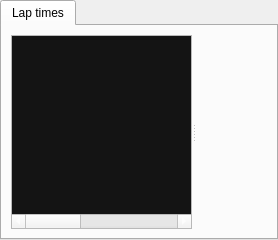
    <widget class="QTabWidget" name="fpTabWidget">
     <property name="currentIndex">
      <number>0</number>
     </property>
     <widget class="QWidget" name="tab">
      <attribute name="title">
       <string>Lap times</string>
      </attribute>
      <layout class="QVBoxLayout" name="verticalLayout_4">
       <item>
        <widget class="QSplitter" name="splitterFP">
         <property name="orientation">
          <enum>Qt::Horizontal</enum>
         </property>
         <widget class="QTableWidget" name="lapTimeTableWidgetFP">
          <property name="sizePolicy">
           <sizepolicy hsizetype="Expanding" vsizetype="Expanding">
            <horstretch>0</horstretch>
            <verstretch>0</verstretch>
           </sizepolicy>
          </property>
          <property name="minimumSize">
           <size>
            <width>0</width>
            <height>0</height>
           </size>
          </property>
          <property name="maximumSize">
           <size>
            <width>16777215</width>
            <height>16777215</height>
           </size>
          </property>
          <property name="palette">
           <palette>
            <active>
             <colorrole role="WindowText">
              <brush brushstyle="SolidPattern">
               <color alpha="255">
                <red>255</red>
                <green>255</green>
                <blue>255</blue>
               </color>
              </brush>
             </colorrole>
             <colorrole role="Text">
              <brush brushstyle="SolidPattern">
               <color alpha="255">
                <red>255</red>
                <green>255</green>
                <blue>255</blue>
               </color>
              </brush>
             </colorrole>
             <colorrole role="Base">
              <brush brushstyle="SolidPattern">
               <color alpha="255">
                <red>20</red>
                <green>20</green>
                <blue>20</blue>
               </color>
              </brush>
             </colorrole>
             <colorrole role="Highlight">
              <brush brushstyle="SolidPattern">
               <color alpha="255">
                <red>73</red>
                <green>73</green>
                <blue>73</blue>
               </color>
              </brush>
             </colorrole>
             <colorrole role="AlternateBase">
              <brush brushstyle="SolidPattern">
               <color alpha="255">
                <red>27</red>
                <green>27</green>
                <blue>27</blue>
               </color>
              </brush>
             </colorrole>
            </active>
            <inactive>
             <colorrole role="WindowText">
              <brush brushstyle="SolidPattern">
               <color alpha="255">
                <red>255</red>
                <green>255</green>
                <blue>255</blue>
               </color>
              </brush>
             </colorrole>
             <colorrole role="Text">
              <brush brushstyle="SolidPattern">
               <color alpha="255">
                <red>255</red>
                <green>255</green>
                <blue>255</blue>
               </color>
              </brush>
             </colorrole>
             <colorrole role="Base">
              <brush brushstyle="SolidPattern">
               <color alpha="255">
                <red>20</red>
                <green>20</green>
                <blue>20</blue>
               </color>
              </brush>
             </colorrole>
             <colorrole role="Highlight">
              <brush brushstyle="SolidPattern">
               <color alpha="255">
                <red>73</red>
                <green>73</green>
                <blue>73</blue>
               </color>
              </brush>
             </colorrole>
             <colorrole role="AlternateBase">
              <brush brushstyle="SolidPattern">
               <color alpha="255">
                <red>27</red>
                <green>27</green>
                <blue>27</blue>
               </color>
              </brush>
             </colorrole>
            </inactive>
            <disabled>
             <colorrole role="WindowText">
              <brush brushstyle="SolidPattern">
               <color alpha="255">
                <red>130</red>
                <green>130</green>
                <blue>130</blue>
               </color>
              </brush>
             </colorrole>
             <colorrole role="Text">
              <brush brushstyle="SolidPattern">
               <color alpha="255">
                <red>130</red>
                <green>130</green>
                <blue>130</blue>
               </color>
              </brush>
             </colorrole>
             <colorrole role="Base">
              <brush brushstyle="SolidPattern">
               <color alpha="255">
                <red>240</red>
                <green>240</green>
                <blue>240</blue>
               </color>
              </brush>
             </colorrole>
             <colorrole role="Highlight">
              <brush brushstyle="SolidPattern">
               <color alpha="255">
                <red>175</red>
                <green>175</green>
                <blue>175</blue>
               </color>
              </brush>
             </colorrole>
             <colorrole role="AlternateBase">
              <brush brushstyle="SolidPattern">
               <color alpha="255">
                <red>27</red>
                <green>27</green>
                <blue>27</blue>
               </color>
              </brush>
             </colorrole>
            </disabled>
           </palette>
          </property>
          <property name="font">
           <font>
            <family>Arial</family>
            <pointsize>10</pointsize>
            <weight>75</weight>
            <bold>true</bold>
           </font>
          </property>
          <property name="editTriggers">
           <set>QAbstractItemView::NoEditTriggers</set>
          </property>
          <property name="alternatingRowColors">
           <bool>true</bool>
          </property>
          <property name="selectionMode">
           <enum>QAbstractItemView::ExtendedSelection</enum>
          </property>
          <property name="verticalScrollMode">
           <enum>QAbstractItemView::ScrollPerPixel</enum>
          </property>
          <property name="horizontalScrollMode">
           <enum>QAbstractItemView::ScrollPerPixel</enum>
          </property>
          <property name="showGrid">
           <bool>false</bool>
          </property>
          <attribute name="horizontalHeaderVisible">
           <bool>false</bool>
          </attribute>
          <attribute name="horizontalHeaderStretchLastSection">
           <bool>false</bool>
          </attribute>
          <attribute name="verticalHeaderVisible">
           <bool>false</bool>
          </attribute>
          <column>
           <property name="text">
            <string/>
           </property>
          </column>
          <column>
           <property name="text">
            <string/>
           </property>
          </column>
          <column>
           <property name="text">
            <string/>
           </property>
          </column>
          <column>
           <property name="text">
            <string/>
           </property>
          </column>
          <column>
           <property name="text">
            <string/>
           </property>
          </column>
         </widget>
         <widget class="FPLapTimesChart" name="sessionLapTimesChartFP" native="true">
          <property name="sizePolicy">
           <sizepolicy hsizetype="Expanding" vsizetype="Expanding">
            <horstretch>0</horstretch>
            <verstretch>0</verstretch>
           </sizepolicy>
          </property>
          <property name="minimumSize">
           <size>
            <width>0</width>
            <height>0</height>
           </size>
          </property>
         </widget>
        </widget>
       </item>
      </layout>
     </widget>
    </widget>
